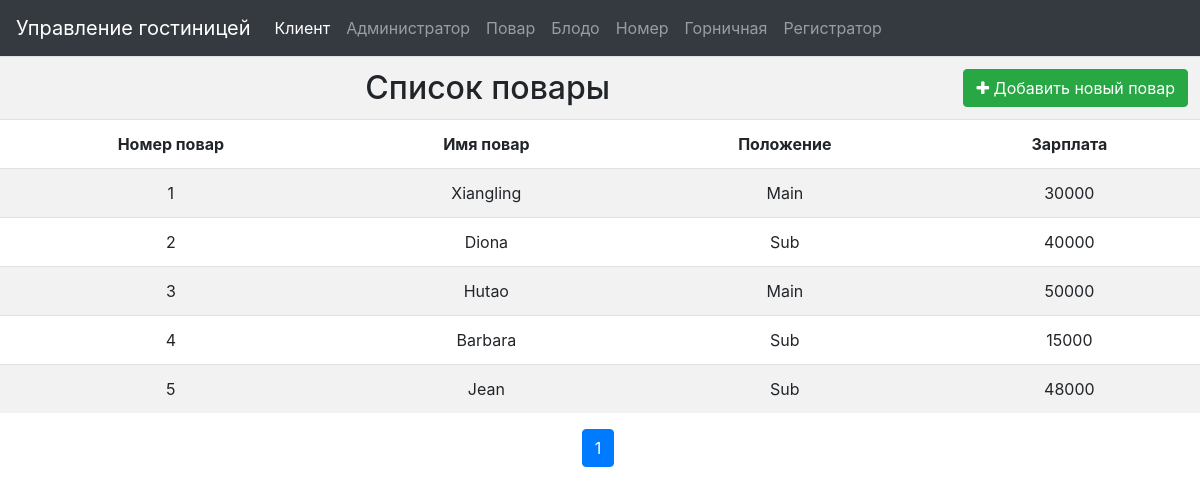
Screenshot of /chef.php with the database file from the repository.
### tables this page shows
CREATE TABLE `chefs` (
  `chef_id` int(11) NOT NULL,
  `chef_name` varchar(50) NOT NULL,
  `chef_position` varchar(15) NOT NULL,
  `chef_salary` int(11) NOT NULL
);

### chef.php (the view, shortened to what this page needs)
<?php
include_once('connection.php');
$number_per_page = 15;
if (isset($_GET["page"])) {
    $page = $_GET["page"];
} else {
    $page = 1;
}
$start_from = ($page - 1) * $number_per_page;
$sql = "SELECT * FROM chefs limit $start_from, $number_per_page";
$result = $mysqli->query($sql);
?>
<!DOCTYPE html>
<html lang="en">
<head>
    <link rel="stylesheet" href="https://stackpath.bootstrapcdn.com/bootstrap/4.5.2/css/bootstrap.min.css">
    <link rel="stylesheet" href="https://maxcdn.bootstrapcdn.com/font-awesome/4.7.0/css/font-awesome.min.css">
</head>
<body>
<table class="table table-striped text-center">
    <tr>
        <th colspan="10">
            <h2 style="display: inline;">Список повары</h2>
            <a href="AddChef.php" class="btn btn-success pull-right"><i class="fa fa-plus"></i> Добавить новый повар</a>
        </th>
    </tr>
    <t>
        <th>Номер повар</th>
        <th>Имя повар</th>
        <th>Положение</th>
        <th>Зарплата</th>
    </t>
    <?php
    foreach($result as $row)
    {
        ?>
        <tr>
            <td><?php echo $row['chef_id'] ?></td>
            <td><?php echo $row['chef_name'] ?></td>
            <td><?php echo $row['chef_position'] ?></td>
            <td><?php echo $row['chef_salary'] ?></td>
        </tr>
        <?php
    }
    ?>
</table>
<p class="text-center">
    <?php
    $sql = "select * from chefs";
    $result= $mysqli->query($sql);
    $total_records = $result->num_rows;
    $total_pages=ceil($total_records/$number_per_page);
    for($i=1;$i<=$total_pages;$i++)
    {
        echo "<a class='btn btn-primary mr-1' role='button' href='chef.php?page=".$i."'>".$i."</a>" ;
    }
    ?>
</p>
</body>
</html>

### rows the page displays
chefs: chef_id "1", chef_name "Xiangling", chef_position "Main", chef_salary "30000"
chefs: chef_id "2", chef_name "Diona", chef_position "Sub", chef_salary "40000"
chefs: chef_id "3", chef_name "Hutao", chef_position "Main", chef_salary "50000"
chefs: chef_id "4", chef_name "Barbara", chef_position "Sub", chef_salary "15000"
chefs: chef_id "5", chef_name "Jean", chef_position "Sub", chef_salary "48000"
